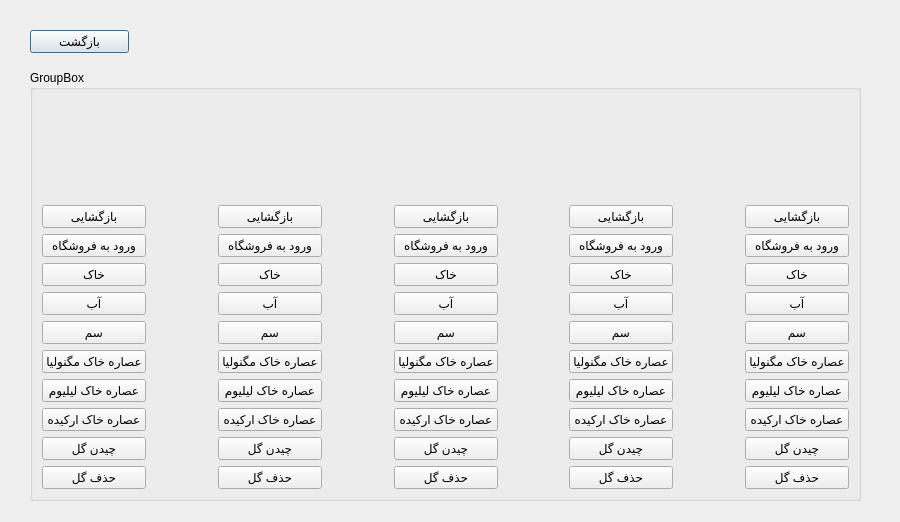
<?xml version="1.0" encoding="UTF-8"?>
<ui version="4.0">
 <class>second</class>
 <widget class="QDialog" name="second">
  <property name="geometry">
   <rect>
    <x>0</x>
    <y>0</y>
    <width>900</width>
    <height>522</height>
   </rect>
  </property>
  <property name="windowTitle">
   <string>گلخانه</string>
  </property>
  <property name="styleSheet">
   <string notr="true">background-image: url(:/new/prefix1/background.png);</string>
  </property>
  <widget class="QPushButton" name="openButton1_2">
   <property name="geometry">
    <rect>
     <x>30</x>
     <y>30</y>
     <width>99</width>
     <height>23</height>
    </rect>
   </property>
   <property name="text">
    <string>بازگشت</string>
   </property>
  </widget>
  <widget class="QGroupBox" name="groupBox">
   <property name="geometry">
    <rect>
     <x>30</x>
     <y>70</y>
     <width>831</width>
     <height>431</height>
    </rect>
   </property>
   <property name="title">
    <string>GroupBox</string>
   </property>
   <layout class="QGridLayout" name="gridLayout">
    <item row="0" column="5">
     <spacer name="horizontalSpacer_3">
      <property name="orientation">
       <enum>Qt::Horizontal</enum>
      </property>
      <property name="sizeHint" stdset="0">
       <size>
        <width>40</width>
        <height>20</height>
       </size>
      </property>
     </spacer>
    </item>
    <item row="0" column="1">
     <spacer name="horizontalSpacer">
      <property name="orientation">
       <enum>Qt::Horizontal</enum>
      </property>
      <property name="sizeHint" stdset="0">
       <size>
        <width>40</width>
        <height>20</height>
       </size>
      </property>
     </spacer>
    </item>
    <item row="0" column="3">
     <spacer name="horizontalSpacer_2">
      <property name="orientation">
       <enum>Qt::Horizontal</enum>
      </property>
      <property name="sizeHint" stdset="0">
       <size>
        <width>40</width>
        <height>20</height>
       </size>
      </property>
     </spacer>
    </item>
    <item row="0" column="4">
     <layout class="QVBoxLayout" name="verticalLayout_3">
      <item>
       <widget class="QLabel" name="labelName3">
        <property name="text">
         <string/>
        </property>
        <property name="pixmap">
         <pixmap resource="../resource.qrc">:/new/prefix1/assets/lock0.png</pixmap>
        </property>
       </widget>
      </item>
      <item>
       <widget class="QPushButton" name="openButton3">
        <property name="text">
         <string>بازگشایی</string>
        </property>
       </widget>
      </item>
      <item>
       <widget class="QPushButton" name="selectButton3">
        <property name="text">
         <string>ورود به فروشگاه</string>
        </property>
       </widget>
      </item>
      <item>
       <widget class="QPushButton" name="Soil3">
        <property name="text">
         <string>خاک</string>
        </property>
       </widget>
      </item>
      <item>
       <widget class="QPushButton" name="Water3">
        <property name="text">
         <string>آب</string>
        </property>
       </widget>
      </item>
      <item>
       <widget class="QPushButton" name="Poison3">
        <property name="text">
         <string>سم</string>
        </property>
       </widget>
      </item>
      <item>
       <widget class="QPushButton" name="OsMagnolia3">
        <property name="text">
         <string>عصاره خاک مگنولیا</string>
        </property>
       </widget>
      </item>
      <item>
       <widget class="QPushButton" name="OsLilium3">
        <property name="text">
         <string>عصاره خاک لیلیوم</string>
        </property>
       </widget>
      </item>
      <item>
       <widget class="QPushButton" name="OsOrkide3">
        <property name="text">
         <string>عصاره خاک ارکیده</string>
        </property>
       </widget>
      </item>
      <item>
       <widget class="QPushButton" name="saleButton3">
        <property name="text">
         <string>چیدن گل</string>
        </property>
       </widget>
      </item>
      <item>
       <widget class="QPushButton" name="DeleteFlower3">
        <property name="text">
         <string>حذف گل</string>
        </property>
       </widget>
      </item>
     </layout>
    </item>
    <item row="0" column="6">
     <layout class="QVBoxLayout" name="verticalLayout_4">
      <item>
       <widget class="QLabel" name="labelName4">
        <property name="text">
         <string/>
        </property>
        <property name="pixmap">
         <pixmap resource="../resource.qrc">:/new/prefix1/assets/lock0.png</pixmap>
        </property>
       </widget>
      </item>
      <item>
       <widget class="QPushButton" name="openButton4">
        <property name="text">
         <string>بازگشایی</string>
        </property>
       </widget>
      </item>
      <item>
       <widget class="QPushButton" name="selectButton4">
        <property name="text">
         <string>ورود به فروشگاه</string>
        </property>
       </widget>
      </item>
      <item>
       <widget class="QPushButton" name="Soil4">
        <property name="text">
         <string>خاک</string>
        </property>
       </widget>
      </item>
      <item>
       <widget class="QPushButton" name="Water4">
        <property name="text">
         <string>آب</string>
        </property>
       </widget>
      </item>
      <item>
       <widget class="QPushButton" name="Poison4">
        <property name="text">
         <string>سم</string>
        </property>
       </widget>
      </item>
      <item>
       <widget class="QPushButton" name="OsMagnolia4">
        <property name="text">
         <string>عصاره خاک مگنولیا</string>
        </property>
       </widget>
      </item>
      <item>
       <widget class="QPushButton" name="OsLilium4">
        <property name="text">
         <string>عصاره خاک لیلیوم</string>
        </property>
       </widget>
      </item>
      <item>
       <widget class="QPushButton" name="OsOrkide4">
        <property name="text">
         <string>عصاره خاک ارکیده</string>
        </property>
       </widget>
      </item>
      <item>
       <widget class="QPushButton" name="saleButton4">
        <property name="text">
         <string>چیدن گل</string>
        </property>
       </widget>
      </item>
      <item>
       <widget class="QPushButton" name="DeleteFlower4">
        <property name="text">
         <string>حذف گل</string>
        </property>
       </widget>
      </item>
     </layout>
    </item>
    <item row="0" column="8">
     <layout class="QVBoxLayout" name="verticalLayout_5">
      <item>
       <widget class="QLabel" name="labelName5">
        <property name="text">
         <string/>
        </property>
        <property name="pixmap">
         <pixmap resource="../resource.qrc">:/new/prefix1/assets/lock0.png</pixmap>
        </property>
       </widget>
      </item>
      <item>
       <widget class="QPushButton" name="openButton5">
        <property name="text">
         <string>بازگشایی</string>
        </property>
       </widget>
      </item>
      <item>
       <widget class="QPushButton" name="selectButton5">
        <property name="text">
         <string>ورود به فروشگاه</string>
        </property>
       </widget>
      </item>
      <item>
       <widget class="QPushButton" name="Soil5">
        <property name="text">
         <string>خاک</string>
        </property>
       </widget>
      </item>
      <item>
       <widget class="QPushButton" name="Water5">
        <property name="text">
         <string>آب</string>
        </property>
       </widget>
      </item>
      <item>
       <widget class="QPushButton" name="Poison5">
        <property name="text">
         <string>سم</string>
        </property>
       </widget>
      </item>
      <item>
       <widget class="QPushButton" name="OsMagnolia5">
        <property name="text">
         <string>عصاره خاک مگنولیا</string>
        </property>
       </widget>
      </item>
      <item>
       <widget class="QPushButton" name="OsLilium5">
        <property name="text">
         <string>عصاره خاک لیلیوم</string>
        </property>
       </widget>
      </item>
      <item>
       <widget class="QPushButton" name="OsOrkide5">
        <property name="text">
         <string>عصاره خاک ارکیده</string>
        </property>
       </widget>
      </item>
      <item>
       <widget class="QPushButton" name="saleButton5">
        <property name="text">
         <string>چیدن گل</string>
        </property>
       </widget>
      </item>
      <item>
       <widget class="QPushButton" name="DeleteFlower5">
        <property name="text">
         <string>حذف گل</string>
        </property>
       </widget>
      </item>
     </layout>
    </item>
    <item row="0" column="0">
     <layout class="QVBoxLayout" name="verticalLayout">
      <item>
       <widget class="QLabel" name="labelName1">
        <property name="text">
         <string/>
        </property>
        <property name="pixmap">
         <pixmap resource="../resource.qrc">:/new/prefix1/assets/lock0.png</pixmap>
        </property>
       </widget>
      </item>
      <item>
       <widget class="QPushButton" name="openButton1">
        <property name="text">
         <string>بازگشایی</string>
        </property>
       </widget>
      </item>
      <item>
       <widget class="QPushButton" name="selectButton1">
        <property name="text">
         <string>ورود به فروشگاه</string>
        </property>
       </widget>
      </item>
      <item>
       <widget class="QPushButton" name="Soil1">
        <property name="text">
         <string>خاک</string>
        </property>
       </widget>
      </item>
      <item>
       <widget class="QPushButton" name="Water1">
        <property name="text">
         <string>آب</string>
        </property>
       </widget>
      </item>
      <item>
       <widget class="QPushButton" name="Poison1">
        <property name="text">
         <string>سم</string>
        </property>
       </widget>
      </item>
      <item>
       <widget class="QPushButton" name="OsMagnolia1">
        <property name="text">
         <string>عصاره خاک مگنولیا</string>
        </property>
       </widget>
      </item>
      <item>
       <widget class="QPushButton" name="OsLilium1">
        <property name="text">
         <string>عصاره خاک لیلیوم</string>
        </property>
       </widget>
      </item>
      <item>
       <widget class="QPushButton" name="OsOrkide1">
        <property name="text">
         <string>عصاره خاک ارکیده</string>
        </property>
       </widget>
      </item>
      <item>
       <widget class="QPushButton" name="saleButton1">
        <property name="text">
         <string>چیدن گل</string>
        </property>
       </widget>
      </item>
      <item>
       <widget class="QPushButton" name="DeleteFlower1">
        <property name="text">
         <string>حذف گل</string>
        </property>
       </widget>
      </item>
     </layout>
    </item>
    <item row="0" column="2">
     <layout class="QVBoxLayout" name="verticalLayout_2">
      <item>
       <widget class="QLabel" name="labelName2">
        <property name="text">
         <string/>
        </property>
        <property name="pixmap">
         <pixmap resource="../resource.qrc">:/new/prefix1/assets/lock0.png</pixmap>
        </property>
       </widget>
      </item>
      <item>
       <widget class="QPushButton" name="openButton2">
        <property name="text">
         <string>بازگشایی</string>
        </property>
       </widget>
      </item>
      <item>
       <widget class="QPushButton" name="selectButton2">
        <property name="text">
         <string>ورود به فروشگاه</string>
        </property>
       </widget>
      </item>
      <item>
       <widget class="QPushButton" name="Soil2">
        <property name="text">
         <string>خاک</string>
        </property>
       </widget>
      </item>
      <item>
       <widget class="QPushButton" name="Water2">
        <property name="text">
         <string>آب</string>
        </property>
       </widget>
      </item>
      <item>
       <widget class="QPushButton" name="Poison2">
        <property name="text">
         <string>سم</string>
        </property>
       </widget>
      </item>
      <item>
       <widget class="QPushButton" name="OsMagnolia2">
        <property name="text">
         <string>عصاره خاک مگنولیا</string>
        </property>
       </widget>
      </item>
      <item>
       <widget class="QPushButton" name="OsLilium2">
        <property name="text">
         <string>عصاره خاک لیلیوم</string>
        </property>
       </widget>
      </item>
      <item>
       <widget class="QPushButton" name="OsOrkide2">
        <property name="text">
         <string>عصاره خاک ارکیده</string>
        </property>
       </widget>
      </item>
      <item>
       <widget class="QPushButton" name="saleButton2">
        <property name="text">
         <string>چیدن گل</string>
        </property>
       </widget>
      </item>
      <item>
       <widget class="QPushButton" name="DeleteFlower2">
        <property name="text">
         <string>حذف گل</string>
        </property>
       </widget>
      </item>
     </layout>
    </item>
    <item row="0" column="7">
     <spacer name="horizontalSpacer_4">
      <property name="orientation">
       <enum>Qt::Horizontal</enum>
      </property>
      <property name="sizeHint" stdset="0">
       <size>
        <width>40</width>
        <height>20</height>
       </size>
      </property>
     </spacer>
    </item>
   </layout>
  </widget>
 </widget>
 <resources>
  <include location="../resource.qrc"/>
 </resources>
 <connections/>
</ui>
